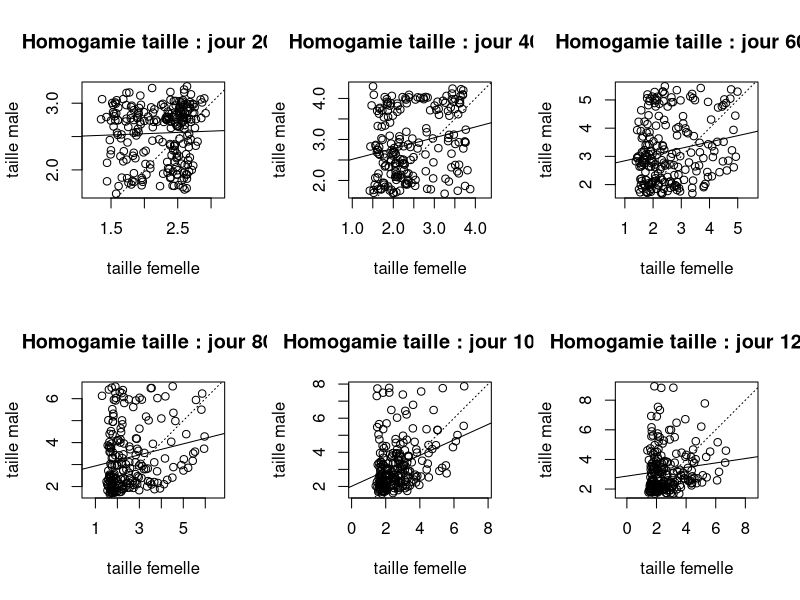

The R source for this figure: (Note: this script raises an error after producing the figure.)
rm(list=ls())

debut <- Sys.time()

tps_max <- 1200
nb_ind_en_mue <- numeric(tps_max)
nb_fem_libre <- numeric(tps_max)
nb_mal_dispo <- numeric(tps_max)
nb_couples <- numeric(tps_max)
nm <- 500
nf <- 450
txmort_male <- 0.005
txmort_femelle <- 0.005
instant <- 200
screeninstant <- 1
split.screen(c(2,3))
	
###################
#TRAME DISTRIBUTION
###################

# Femelles :

no <- c(1:nf)
taille <- rnorm(nf,1.6,0.1)
max_dist_mue <- ceiling((6.75+14.83*taille))
dist_mue <- ceiling(runif(nf, min=0, max=max_dist_mue))
no_male <- numeric(nf)
date_receptivite <- floor(max_dist_mue/2)
age <- 0
nb_mue <- 0

taille_male <- numeric(nf)
dist_mue_male <- numeric(nf)
femelle <- data.frame(no, taille, dist_mue, date_receptivite, age, nb_mue, no_male, taille_male, dist_mue_male)


# Males :

no <- c(1:nm)
taille <- rnorm(nm,1.8,0.1)
max_dist_mue <- (6.75+14.83*taille)  
dist_mue <- ceiling(runif(nm, min = 0, max = max_dist_mue))  
age <- 0
nb_mue <- 0
no_femelle <- numeric(nm)
taille_femelle <- numeric(nm)
dist_mue_femelle <- numeric(nm)
male <- data.frame(no, taille, dist_mue, age, nb_mue, no_femelle, taille_femelle, dist_mue_femelle)


###########################
# VIEILLISSEMENT POPULATION
###########################
  
for (tps in 1:tps_max) {
  
    # tous les individus vieillissent d'un jour :
	femelle$age <- femelle$age + 1
	male$age <- male$age + 1	
    femelle$dist_mue <- femelle$dist_mue -1
    femelle$dist_mue_male[femelle$dist_mue_male != 0] <- femelle$dist_mue_male[femelle$dist_mue_male != 0] -1
    male$dist_mue <- male$dist_mue -1
    male$dist_mue_femelle[male$dist_mue_femelle != 0] <- male$dist_mue_femelle[male$dist_mue_femelle != 0] -1
    
    # y en a-t-il qui mue aujourd'hui (femelle et male) ?
    nbmuetoday <- length(femelle$dist_mue[femelle$dist_mue == 0]) + length(male$dist_mue[male$dist_mue == 0])

        
# si un des membres de la paire mue, le couple se sépare : 
    if (nbmuetoday > 0) {
        femelle_en_mue <- femelle$no[femelle$dist_mue == 0]
        #males appariés avec une femelle qui mue aujourd'hui :
        male_apparie <- femelle$no_male[femelle_en_mue]  
        
        male_en_mue <- male$no[male$dist_mue == 0]
        femelle_apparie <- male$no_femelle[male_en_mue]
        
        # femelle devient libre :
        femelle$no_male[femelle_en_mue] <- 0
        femelle$taille_male[femelle_en_mue] <- 0
        femelle$dist_mue_male[femelle_en_mue] <- 0
        male$no_femelle[male_apparie] <- 0
        male$taille_femelle[male_apparie] <- 0
        male$dist_mue_femelle[male_apparie] <- 0
        
        # male devient libre :
        male$no_femelle[male_en_mue] <- 0
        male$taille_femelle[male_en_mue] <- 0
        male$dist_mue_femelle[male_en_mue] <- 0
        femelle$no_male[femelle_apparie] <- 0
        femelle$taille_male[femelle_apparie] <- 0
        femelle$dist_mue_male[femelle_apparie] <- 0
        
        # les individus grandissent après mue (+10%) :
        femelle$taille[femelle_en_mue] <- femelle$taille[femelle_en_mue]*1.10
        femelle$dist_mue[femelle_en_mue] <- ceiling(6.75+14.83*femelle$taille[femelle_en_mue])
        femelle$date_receptivite[femelle_en_mue] <- floor(femelle$dist_mue[femelle_en_mue]/2)
      
        male$taille[male_en_mue] <- male$taille[male_en_mue]*1.10
        male$dist_mue[male_en_mue] <- ceiling(6.75+14.83*male$taille[male_en_mue])
		
		# on compte 1 mue de plus : 
		femelle$nb_mue[femelle_en_mue] <- femelle$nb_mue[femelle_en_mue] + 1 
		male$nb_mue[male_en_mue] <- male$nb_mue[male_en_mue] + 1
    }
        
    ############
    #APPARIEMENT
    ############
    

    # combien de femelles sont libres & receptives aujourd'hui ?
    nblibretoday <- length(femelle$no_male[femelle$no_male == 0 & femelle$dist_mue <= femelle$date_receptivite])
    # combien de males sont célibataires ?
    nbcelibataire <- length(male$no[male$no_femelle == 0])
    
    # s'il y a des individus libres, on lance l'appariement
    if (nblibretoday > 0 & nbcelibataire > 0){
      # pour chaque femelle (ligne = compteur de ligne) :
        for (ligne in 1 : nf) {
	
          # quels mâles sont disponibles (i.e. célibataires et qui muent APRES la femelle) ?
            disponible <- male$no[male$no_femelle == 0 & (male$dist_mue > femelle$dist_mue[ligne])]
            
           # si la femelle est disponible (i.e. libre + receptive + mature) :
			if (femelle$no_male[ligne] == 0 & femelle$dist_mue[ligne] <= femelle$date_receptivite[ligne]) {
           # /!\ pour eviter le "bug du sample" :
                if (length(disponible) == 1) {
                    femelle$no_male[ligne] <- disponible
                    male$no_femelle[disponible] <- femelle$no[ligne]
                } else if (length(disponible) > 1) {
                  # choix aléatoire du male :
                    no_male_selec <- sample(disponible,1)
                    femelle$no_male[ligne] <- no_male_selec
                    male$no_femelle[no_male_selec] <- femelle$no[ligne]
                }
                femelle$taille_male[ligne] <- male$taille[no_male_selec]
                femelle$dist_mue_male[ligne] <- male$dist_mue[no_male_selec]
                
                male$taille_femelle[no_male_selec] <- femelle$taille[ligne]
                male$dist_mue_femelle[no_male_selec] <- femelle$dist_mue[ligne]
            }
        }
    }

# table(femelle$no_male)
# table(male$no_femelle)


    ######################
    # MORTALITE/NAISSANCES
    ######################

### Mortalité :
    
  # combien de males et de femelles vont mourir aujourd'hui ?
    nb_male_mort <- floor(nm*txmort_male)
    nb_femelle_mort <- floor(nf*txmort_femelle)
    
  # la mort s'abat aléatoirement sur les individus :
    no_male_mort <- sample(male$no, nb_male_mort)
    no_femelle_mort <- sample(femelle$no, nb_femelle_mort)
    
  # les individus appariés aux morts se retrouvent seuls :
	veuf <- femelle$no_male[no_femelle_mort]
	veuve <- male$no_femelle[no_male_mort]
	male[veuf, 6:8] <- 0
	femelle[veuve, 7:9] <- 0
	
  # suppression des individus malchanceux :
    male[no_male_mort, 2:8] <- 0 
    femelle[no_femelle_mort, 2:9] <- 0

	

### Naissances :
  # pour chaque mort, un individu nait :
  
    femelle$taille[no_femelle_mort] <- rnorm(nb_femelle_mort,1.6,0.1)
    max_dist_mue <- ceiling(6.75 + 14.83 * femelle$taille[no_femelle_mort])
    femelle$dist_mue[no_femelle_mort] <- max_dist_mue
    femelle$date_receptivite[no_femelle_mort] <- floor(femelle$dist_mue[no_femelle_mort]/2)
    
    male$taille[no_male_mort] <- rnorm(nb_male_mort,1.8,0.1)
    max_dist_mue <- ceiling(6.75 + 14.83 * male$taille[no_male_mort])
    male$dist_mue[no_male_mort] <- max_dist_mue

	
	
    nb_ind_en_mue[tps] <- nbmuetoday
    nb_fem_libre[tps] <- nblibretoday
	nb_mal_dispo[tps] <- length(disponible)
	nb_couples[tps] <- length(femelle$no[femelle$no_male != 0])

	
	if (tps == instant) {
		screen(screeninstant)
		plot(femelle$taille_male[femelle$no_male != 0]~femelle$taille[femelle$no_male != 0], xlab="taille femelle", ylab="taille male", main = paste("Homogamie taille : jour", instant), asp=1)
		abline(0,1, lty=3)
		reg <- lm((femelle$taille_male[femelle$no_male != 0]~femelle$taille[femelle$no_male != 0]))
		abline(reg)
		instant <- instant + 200
		screeninstant <- screeninstant + 1	
	}
}
femelle
male
nb_ind_en_mue
nb_fem_libre
nb_mal_dispo 
nb_couples

fin <- Sys.time()


warnings()
fin - debut

windows()
split.screen(c(1,2))
screen(1)
hist(femelle$taille, xlab= 'Taille', main = 'Distribution taille femelles', breaks = 40)
screen(2)
hist(male$taille, xlab= 'Taille', main = 'Distribution taile males', breaks = 40)

windows()
plot(nb_couples, type="l", xlab='Jours', main='Nombre de couples par jour')